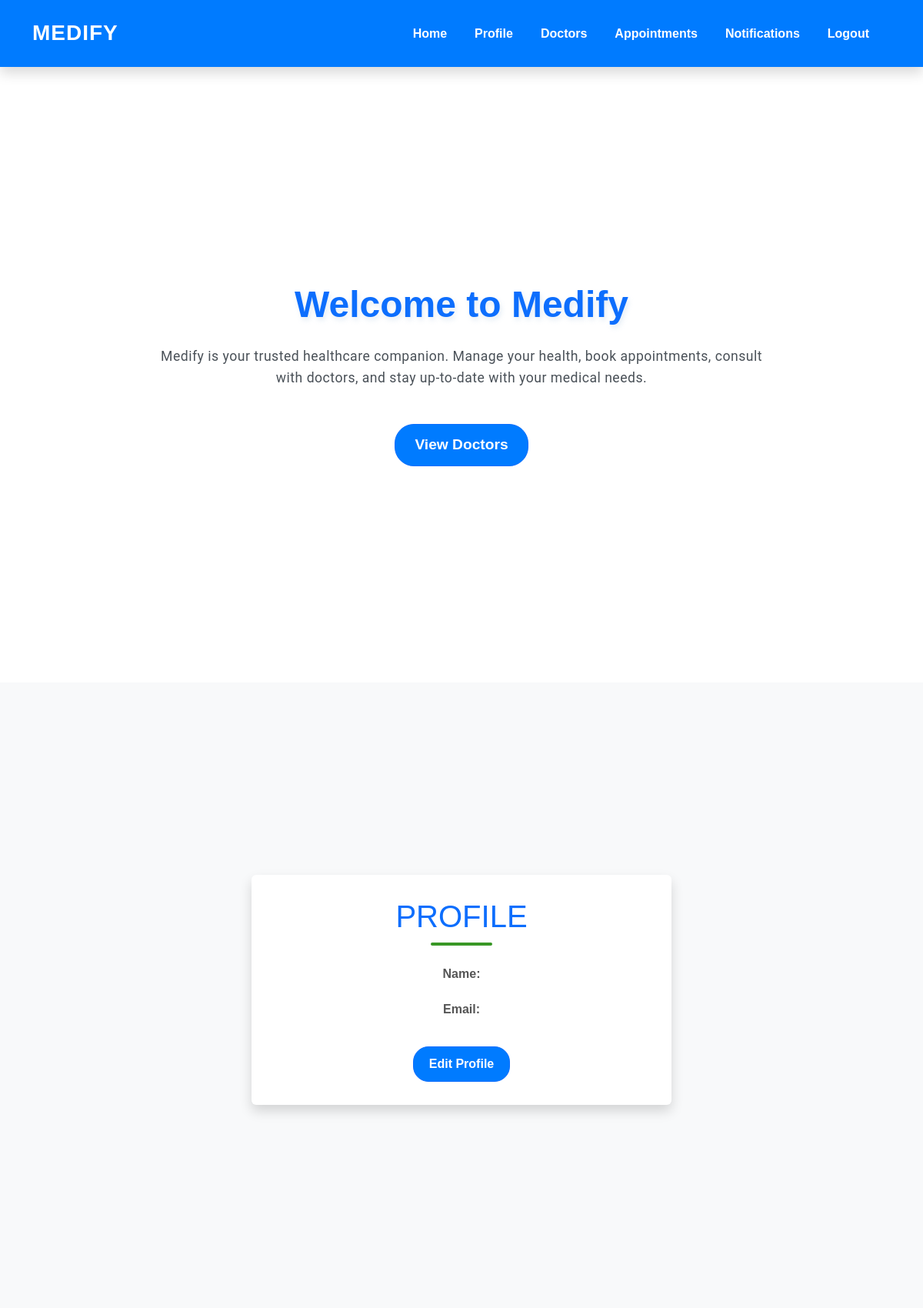
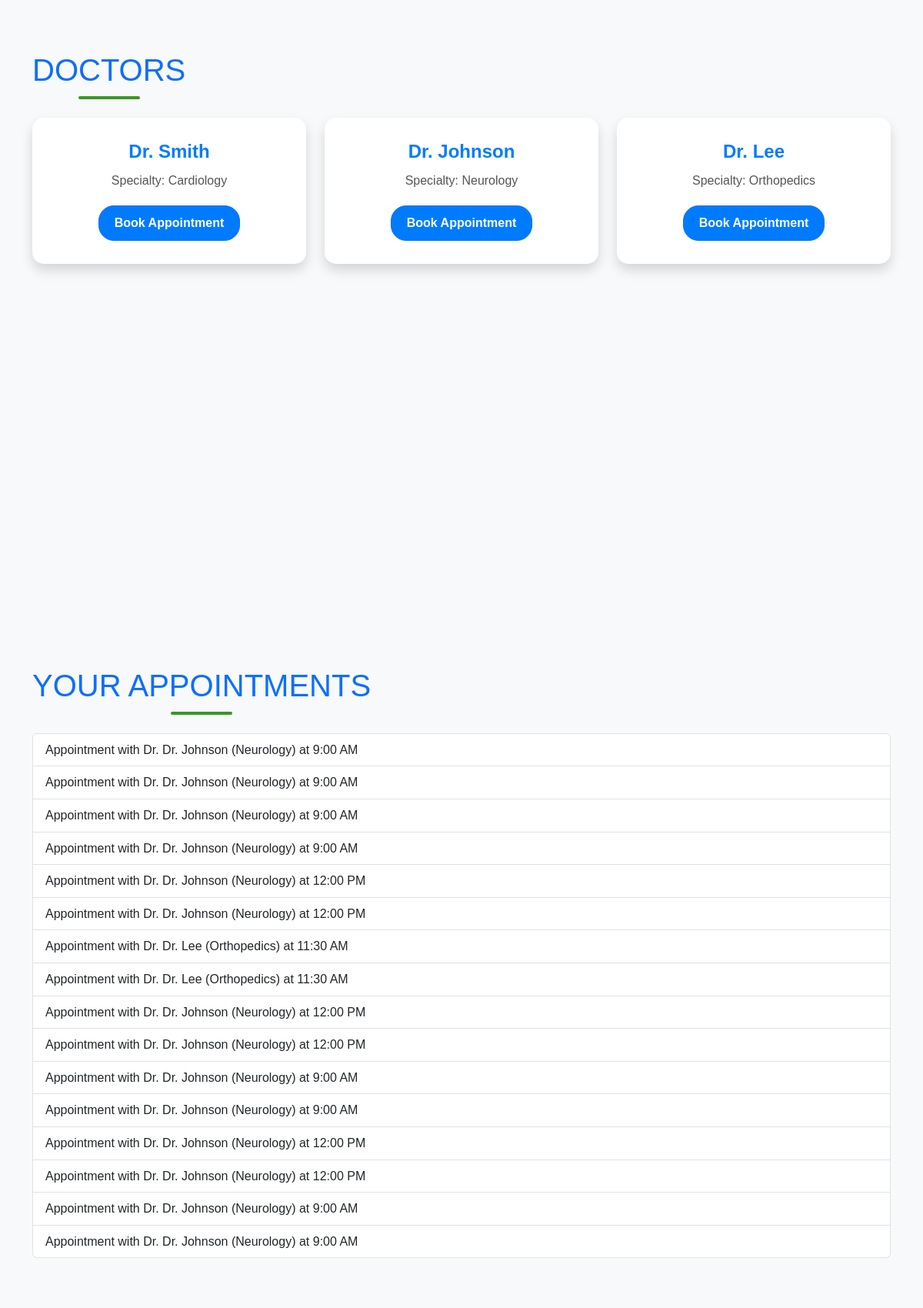
The page /indexuser (signed in, upper part) on the database its author committed (2 pictures, top to bottom).
### tables this page shows
CREATE TABLE appointments (
            id INTEGER PRIMARY KEY AUTOINCREMENT,
            user_email TEXT NOT NULL,
            doctor_name TEXT NOT NULL,
            specialty TEXT NOT NULL,
            time_slot TEXT NOT NULL,
            FOREIGN KEY (user_email) REFERENCES users (email)
        );

### app.py (the view)
@app.route('/indexuser')
def index_user():
    if 'user_type' in session and session['user_type'] == 'user':
        user_email = session.get('user_email')
        appointments = get_appointments(user_email)
        notifications = get_notifications(user_email)
        return render_template('indexuser.html', appointments=appointments, notifications=notifications)
    return redirect(url_for('login'))

### app.py (called while the page is built)
def get_appointments(user_email):
    with sqlite3.connect("users.db") as conn:
        cursor = conn.cursor()
        cursor.execute("SELECT doctor_name, specialty, time_slot FROM appointments WHERE user_email = ?", (user_email,))
        appointments = cursor.fetchall()
    return appointments

def get_notifications(user_email):
    with sqlite3.connect("users.db") as conn:
        cursor = conn.cursor()
        cursor.execute("SELECT doctor_name, specialty, time_slot FROM appointments WHERE user_email = ?", (user_email,))
        appointments = cursor.fetchall()
    return [{"message": f"Appointment with Dr. {row[0]} ({row[1]}) at {row[2]}"} for row in appointments]

### templates/indexuser.html (shortened to what this page needs)
<!DOCTYPE html>
<html lang="en">
<head>
    <link href="https://cdn.jsdelivr.net/npm/bootstrap@5.3.2/dist/css/bootstrap.min.css" rel="stylesheet">
    <link rel="stylesheet" href="../static/css/custom.css">
</head>
<body>
    <nav class="navbar navbar-expand-lg navbar-dark bg-primary shadow">
        <div class="container">
            <a class="navbar-brand fw-bold fs-3" href="#">Medify</a>
            <div class="collapse navbar-collapse" id="navbarNav">
                <ul class="navbar-nav ms-auto">
                    <li class="nav-item"><a class="nav-link" href="#home">Home</a></li>
                    <li class="nav-item"><a class="nav-link" href="#profile">Profile</a></li>
                    <li class="nav-item"><a class="nav-link" href="#doctors">Doctors</a></li>
                    <li class="nav-item"><a class="nav-link" href="#appointments">Appointments</a></li>
                    <li class="nav-item"><a class="nav-link" href="#notifications">Notifications</a></li>
                    <li class="nav-item"><a class="nav-link" href="/logout">Logout</a></li>
                </ul>
            </div>
        </div>
    </nav>
    <section id="home" class="vh-100 d-flex align-items-center bg-light">
        <div class="container text-center">
            <h1 class="text-primary mb-4">Welcome to Medify</h1>
            <p class="lead">
                Medify is your trusted healthcare companion. Manage your health, book appointments, consult with doctors, and stay up-to-date with your medical needs.
            </p>
            <a href="#doctors" class="btn btn-outline-primary mt-3">View Doctors</a>
        </div>
    </section>
    <section id="profile" class="vh-100 d-flex align-items-center bg-light">
        <div class="container">
            <div class="row justify-content-center">
                <div class="col-md-6">
                    <div class="card shadow border-0 rounded">
                        <div class="card-body text-center">
                            <h2 class="text-primary mb-4">Profile</h2>
                            <p><strong>Name:</strong> </p>
                            <p><strong>Email:</strong> </p>
                            <button id="edit-btn" class="btn btn-outline-primary mt-3" onclick="editProfile()">Edit Profile</button>
                        </div>
                    </div>
                </div>
            </div>
        </div>
    </section>
    <section id="doctors" class="vh-100 bg-light">
        <div class="container">
            <h2 class="text-center text-primary mb-4">Doctors</h2>
            <div class="row">
                <div class="col-md-4">
                    <div class="card shadow border-0">
                        <div class="card-body text-center">
                            <h5>Dr. Smith</h5>
                            <p>Specialty: Cardiology</p>
                            <button class="btn btn-primary" onclick="bookAndNavigate('Dr. Smith', 'Cardiology')">Book Appointment</button>
                        </div>
                    </div>
                </div>
                <div class="col-md-4">
                    <div class="card shadow border-0">
                        <div class="card-body text-center">
                            <h5>Dr. Johnson</h5>
                            <p>Specialty: Neurology</p>
                            <button class="btn btn-primary" onclick="bookAndNavigate('Dr. Johnson', 'Neurology')">Book Appointment</button>
                        </div>
                    </div>
                </div>
                <div class="col-md-4">
                    <div class="card shadow border-0">
                        <div class="card-body text-center">
                            <h5>Dr. Lee</h5>
                            <p>Specialty: Orthopedics</p>
                            <button class="btn btn-primary" onclick="bookAndNavigate('Dr. Lee', 'Orthopedics')">Book Appointment</button>
                        </div>
                    </div>
                </div>
            </div>
        </div>
    </section>
    <section id="appointments">
        <div class="container">
            <h2 class="text-center text-primary mb-4">Your Appointments</h2>
            <ul class="list-group" id="appointments-list">
                {% if appointments %} {% for appointment in appointments %}
                <li class="list-group-item">
                    Appointment with Dr. {{ appointment[0] }} ({{ appointment[1] }}) at {{ appointment[2] }}
                </li>
                {% endfor %} {% else %}
                <li class="list-group-item">No appointments found.</li>
                {% endif %}
            </ul>
        </div>
    </section>
</body>
</html>

### static/css/custom.css (style rules this page uses)
body { font-family: 'Poppins', sans-serif; background-color: #f8f9fa; color: #333; line-height: 1.6; margin: 0; padding: 0; overflow-x: hidden; }
.navbar { background-color: #007bff !important; box-shadow: 0 4px 12px rgba(0, 0, 0, 0.2); padding: 1rem 1.5rem; transition: all 0.3s ease-in-out; position: sticky; top: 0; z-index: 1000; }
.navbar-brand { font-size: 2rem; color: #ffffff !important; font-weight: bold; text-transform: uppercase; letter-spacing: 1px; }
.navbar-nav .nav-link { color: #ffffff !important; font-weight: 600; margin-right: 20px; padding: 8px 15px; border-radius: 5px; transition: all 0.3s ease; }
#home { background: linear-gradient(135deg, #ffffff, #ffffff); color: #389725; text-align: center; padding: 100px 20px; }
#home h1 { font-size: 3rem; font-weight: bold; margin-bottom: 20px; text-shadow: 2px 4px 6px rgba(168, 196, 221, 0.3); }
#home p { font-size: 1.1rem; font-family: 'Roboto', sans-serif; font-weight: 400; line-height: 1.6; margin-bottom: 30px; color: #495057; letter-spacing: 0.5px; max-width: 800px; margin-left: auto; margin-right: auto; }
#home .btn { background-color: #007bff; color: #ffffff; font-size: 1.2rem; font-weight: 600; border-radius: 25px; padding: 12px 25px; transition: transform 0.3s ease, background-color 0.3s ease; }
section { padding: 80px 0; animation: fadeIn 0.8s ease-in-out; }
h2 { font-size: 2.5rem; color: #007bff; margin-bottom: 30px; position: relative; display: inline-block; text-transform: uppercase; }
h2::after { content: ""; display: block; width: 80px; height: 4px; background-color: #389725; margin: 10px auto 0; border-radius: 2px; }
.card { border-radius: 15px; box-shadow: 0 8px 20px rgba(0, 0, 0, 0.2); transition: transform 0.3s ease, box-shadow 0.3s ease; }
.card-body { padding: 30px; text-align: center; }
.card-body h5 { font-size: 1.5rem; font-weight: bold; color: #007bff; margin-bottom: 10px; }
.card-body p { font-size: 1rem; color: #555; margin-bottom: 20px; }
.card .btn { background-color: #007bff; color: #ffffff; border-radius: 20px; padding: 10px 20px; font-weight: 600; transition: background-color 0.3s ease, transform 0.3s ease; }

### rows shown on the page
appointments: doctor_name "Dr. Johnson", specialty "Neurology", time_slot "9:00 AM"
appointments: doctor_name "Dr. Johnson", specialty "Neurology", time_slot "9:00 AM"
appointments: doctor_name "Dr. Johnson", specialty "Neurology", time_slot "9:00 AM"
appointments: doctor_name "Dr. Johnson", specialty "Neurology", time_slot "9:00 AM"
appointments: doctor_name "Dr. Johnson", specialty "Neurology", time_slot "12:00 PM"
appointments: doctor_name "Dr. Johnson", specialty "Neurology", time_slot "12:00 PM"
appointments: doctor_name "Dr. Lee", specialty "Orthopedics", time_slot "11:30 AM"
appointments: doctor_name "Dr. Lee", specialty "Orthopedics", time_slot "11:30 AM"
appointments: doctor_name "Dr. Johnson", specialty "Neurology", time_slot "12:00 PM"
appointments: doctor_name "Dr. Johnson", specialty "Neurology", time_slot "12:00 PM"
appointments: doctor_name "Dr. Johnson", specialty "Neurology", time_slot "9:00 AM"
appointments: doctor_name "Dr. Johnson", specialty "Neurology", time_slot "9:00 AM"
appointments: doctor_name "Dr. Johnson", specialty "Neurology", time_slot "12:00 PM"
appointments: doctor_name "Dr. Johnson", specialty "Neurology", time_slot "12:00 PM"
appointments: doctor_name "Dr. Johnson", specialty "Neurology", time_slot "9:00 AM"
appointments: doctor_name "Dr. Johnson", specialty "Neurology", time_slot "9:00 AM"
